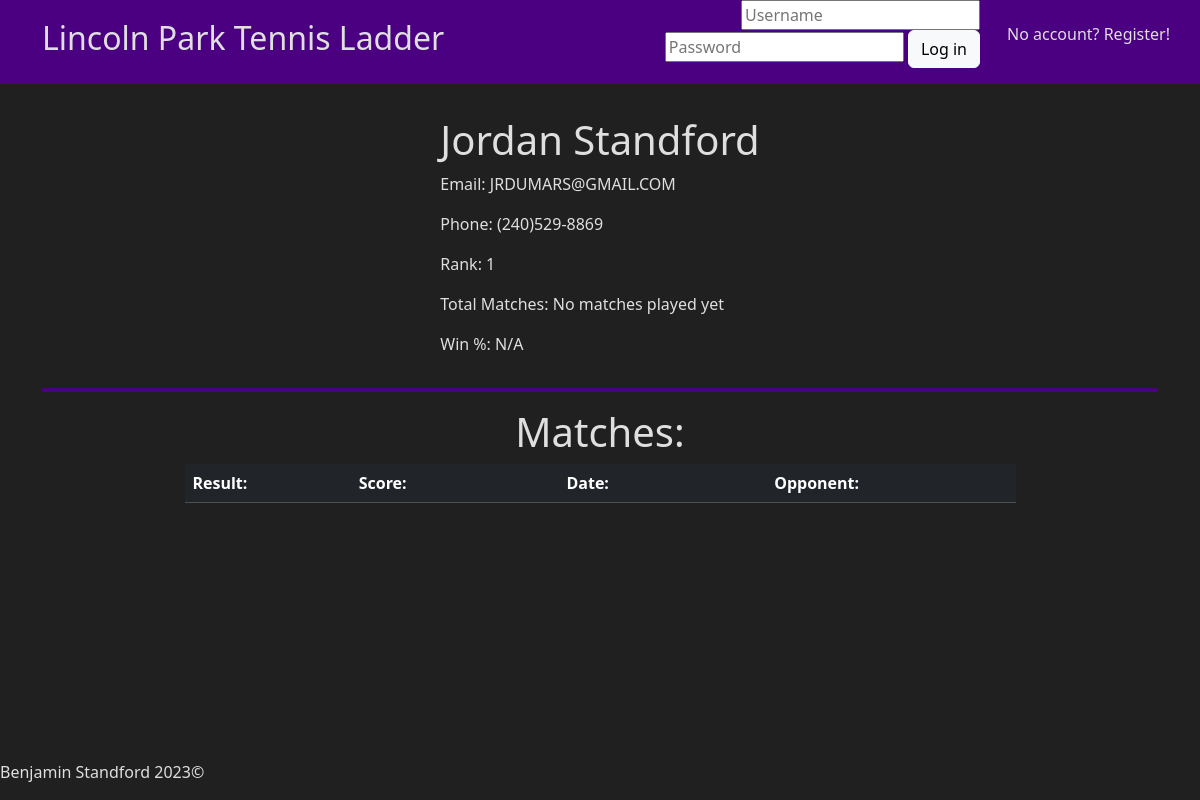
/profile?id=3, run on the app's committed database.
### app/helpers.py (models this page shows, shortened)
class User(db.Model):
    id = db.Column(db.Integer(), primary_key=True)
    first= db.Column(db.String(255), nullable=False)
    last = db.Column(db.String(255), nullable=False)
    username = db.Column(db.String(255), unique=True, nullable=False)
    password = db.Column(db.LargeBinary, nullable=False)
    salt = db.Column(db.LargeBinary, nullable=False)
    email = db.Column(db.String(255), unique=True, nullable=False)
    phone = db.Column(db.String(255))
    rank = db.Column(db.Integer(), default=0)
    matches = db.relationship("Match", secondary=user_match, backref="players")
    temp_matches = db.relationship("Temp_match", secondary=user_temp, backref="players")
    matches_won = db.relationship("Match", backref="winner", foreign_keys="Match.winner_id", lazy=True)
    matches_lost = db.relationship("Match", backref="loser", foreign_keys="Match.loser_id", lazy=True)
    temp_matches_won = db.relationship("Temp_match", backref="winner", foreign_keys="Temp_match.winner_id", lazy=True)
    temp_matches_lost = db.relationship("Temp_match", backref="loser", foreign_keys="Temp_match.loser_id", lazy=True)
    date_joined = db.Column(db.Date, default=datetime.utcnow)

### app/routes.py (the view)
@app.route("/profile")
def profile():
    id = request.args.get('id')
    profile, stats = h.get_profile(id)
    return render_template("profile.html", profile=profile, stats=stats)

### app/helpers.py (called while the page is built)
def get_profile(id):
    profile = User.query.filter_by(id=id).first()
    stats = []
    if profile.matches:
        stats.append(len(profile.matches))
        stats.append(int(len(profile.matches_won) / len(profile.matches) * 100))
    else:
        stats.append("No matches played yet")
        stats.append("N/A")
    return profile, stats

### app/templates/profile.html (shortened to what this page needs)
{% extends "layout.html" %}
{% block main %}
    <div class="container">
        <div class="p-3"></div>
        <div class="row justify-content-center">
            <div class="col-auto">
                <h1>{{ profile.first }} {{ profile.last }}</h1>
                <p>Email: {{ profile.email }}</p>
                <p>Phone: {{ profile.phone }}</p>
                <p>Rank: {{ profile.rank }}</p>
                <p>Total Matches: {{ stats[0] }}</p>
                <p>Win %: {{ stats[1] }}</p>
            </div>
        </div>
        <hr class="border-4 opacity-100">
        <div class="row justify-content-center">
            <div class="col-12 col-md-9 text-center">
                <h1>Matches:</h1>
                <table class="table table-dark table-striped table-hover">
                    <thead>
                        <tr>
                            <th style="width: 20%">Result:</th>
                            <th style="width: 25%">Score:</th>
                            <th style="width: 25%">Date:</th>
                            <th style="width: 30%">Opponent:</th>
                        </tr>
                    </thead>
                </table>
            </div>
        </div>
    </div>
{% endblock %}

### app/static/styles.css (style rules this page uses)
body { background-color: #202020; color: #dfdfdf; }
hr { color:indigo; }

### data on the page
User: first "Jordan", last "Standford", email "JRDUMARS@GMAIL.COM", phone "(240)529-8869", rank "1"

### other printed values
{{ stats[0] }} "No matches played yet"
{{ stats[1] }} "N/A"
